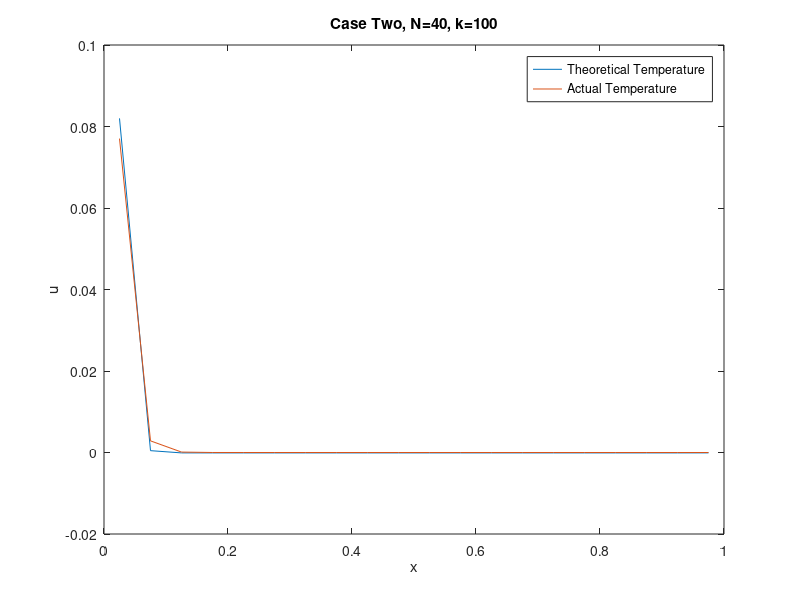

Source code (MATLAB):
%%Boundary Conditions and givens
n=10; %increase for grid convergence
L=1;
k=100;
lambda=(k^2);
U0=1;
v=1;
h=L/n;
a=ones(n+2,1);                          %superdiagonal
b=-(2+lambda*(h^2))*ones(n+2,1);        %diagonal
c=ones(n+2,1);                          %subdiagonal
d=zeros(n+2,1);
b(1)=1;     
c(1)=1;     
a(n+2)=1;   
b(n+2)=1;
d(1)=2*U0;

c1=zeros(n+2,1);
d1=zeros(n+2,1);
d1(1)=d(1)/b(1);
c1(1)=c(1)/b(1);

for i=2:n+2
c1(i)=c(i)/(b(i)-a(i)*c1(i-1));
d1(i)=(d(i)-a(i)*d1(i-1))/(b(i)-a(i)*c1(i-1));
end
%back substitution
u=zeros(n+2,1);
u(n+2)=d1(n+2);
for i=n+1:-1:1
    u(i)=d1(i)-c1(i)*u(i+1);
end
%%Graphing
x=h/2:h:(L-h/2);
ut=(((sinh(k*(L-x))+sinh(k*x))/sinh(k*L))-1)*(1/(k^2))+U0*(sinh(k*(L-x))/sinh(k*L));
%%plot(x,ut,x,u(2:n+1))
%%title('Case One, N=20, k=100')
%%xlabel('x')
%%ylabel('u')
%%legend('Theoretical Temperature','Actual Temperature')

%%Part 2
h=L/n;
U0=1
a=-ones(n+2,1);
b=(2+lambda*(h^2))*ones(n+2,1);
c=-ones(n+2,1);
d=zeros(n+2,1);
b(1)=1;
a(n+2)=1;
c(1)=-1
b(n+2)=1
d(1)=n*2*h;
%%Forward elimination
d1=zeros(n+2,1);
c1=zeros(n+2,1);
d1(1)=d(1)/b(1);
c1(1)=c(1)/b(1);
for i=2:n+2
    c1(i)=c(i)/(b(i)-a(i)*c1(i-1));
    d1(i)=(d(i)-a(i)*d1(i-1))/(b(i)-a(i)*c1(i-1));
end
%Back Substitiution
u=zeros(n+2,1);
u(n+2)=d1(n+2);
for i=n+1:-1:1
    u(i)=d1(i)-c1(i)*u(i+1);
end
ut2=((cosh(k*x)/cosh(k*L))-1)*(1/(k^2))-(v/k)*(sinh(k*(L-x))/cosh(k*L));
plot(x,ut2,x,u(2:n+1))
plot(x,ut,x,u(2:n+1))
title('Case Two, N=40, k=100')
xlabel('x')
ylabel('u')
legend('Theoretical Temperature','Actual Temperature')

%%error of u for n

du_n(n+2,1)=ut(i)-u(i);

error_n=abs(sum(du_n))


%%2n
%%Boundary Conditions and givens
n=2*n; %increase for grid convergence
L=1;
k=100;
lambda=(k^2);
U0=1;
v=1;
h=L/n;
a=ones(n+2,1);                          %superdiagonal
b=-(2+lambda*(h^2))*ones(n+2,1);        %diagonal
c=ones(n+2,1);                          %subdiagonal
d=zeros(n+2,1);
b(1)=1;     
c(1)=1;     
a(n+2)=1;   
b(n+2)=1;
d(1)=2*U0;

c1=zeros(n+2,1);
d1=zeros(n+2,1);
d1(1)=d(1)/b(1);
c1(1)=c(1)/b(1);

for i=2:n+2
c1(i)=c(i)/(b(i)-a(i)*c1(i-1));
d1(i)=(d(i)-a(i)*d1(i-1))/(b(i)-a(i)*c1(i-1));
end
%back substitution
u1=zeros(n+2,1);
u1(n+2)=d1(n+2);
for i=n+1:-1:1
    u1(i)=d1(i)-c1(i)*u1(i+1);
end
%%Graphing
x=h/2:h:(L-h/2);
ut=(((sinh(k*(L-x))+sinh(k*x))/sinh(k*L))-1)*(1/(k^2))+U0*(sinh(k*(L-x))/sinh(k*L));
%%plot(x,ut,x,u(2:n+1))
%%title('Case One, N=20, k=100')
%%xlabel('x')
%%ylabel('u')
%%legend('Theoretical Temperature','Actual Temperature')

%%Part 2
h=L/n;
U0=1
a=-ones(n+2,1);
b=(2+lambda*(h^2))*ones(n+2,1);
c=-ones(n+2,1);
d=zeros(n+2,1);
b(1)=1;
a(n+2)=1;
c(1)=-1
b(n+2)=1
d(1)=n*2*h;
%%Forward elimination
d1=zeros(n+2,1);
c1=zeros(n+2,1);
d1(1)=d(1)/b(1);
c1(1)=c(1)/b(1);
for i=2:n+2
    c1(i)=c(i)/(b(i)-a(i)*c1(i-1));
    d1(i)=(d(i)-a(i)*d1(i-1))/(b(i)-a(i)*c1(i-1));
end
%Back Substitiution
u1=zeros(n+2,1);
u1(n+2)=d1(n+2);
for i=n+1:-1:1
    u1(i)=d1(i)-c1(i)*u1(i+1);
end
ut2=((cosh(k*x)/cosh(k*L))-1)*(1/(k^2))-(v/k)*(sinh(k*(L-x))/cosh(k*L));
plot(x,ut2,x,u1(2:n+1))
plot(x,ut,x,u1(2:n+1))
title('Case Two, N=40, k=100')
xlabel('x')
ylabel('u')
legend('Theoretical Temperature','Actual Temperature')

%%error of u for n

du_2n(n+2,1)=ut2(i)-u1(i);

error_2n=abs(sum(du_2n))

%%Order of Accuracy

OAC=log((error_n/error_2n))/log(2)
